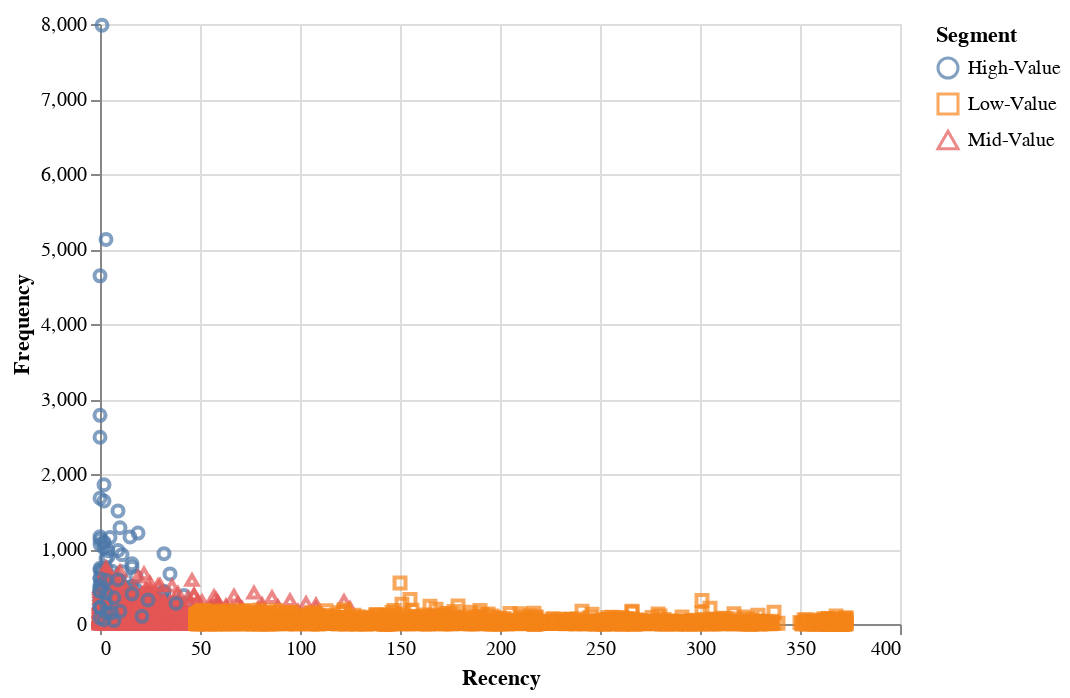

This figure's notebook cell:
### Code cell
alt.Chart(tx_user).mark_point().encode(
    x='Recency',
    y='Frequency',
    color='Segment',
    shape='Segment',
)

### Figure 1 — Vega-Lite specification as saved in the notebook (floating-point values rounded to 4 significant figures; data arrays with more than 128 entries replaced by an {"elided": "..."} marker saying what was removed)
{"config": {"view": {"continuousWidth": 400, "continuousHeight": 300}}, "data": {"name": "data-3d865d507ad0d84dad5e83b3ed664f85"}, "mark": "point", "encoding": {"color": {"type": "nominal", "field": "Segment"}, "shape": {"type": "nominal", "field": "Segment"}, "x": {"type": "quantitative", "field": "Recency"}, "y": {"type": "quantitative", "field": "Frequency"}}, "$schema": "https://vega.github.io/schema/vega-lite/v4.8.1.json", "datasets": {"data-3d865d507ad0d84dad5e83b3ed664f85": {"elided": "3950 records"}}}
